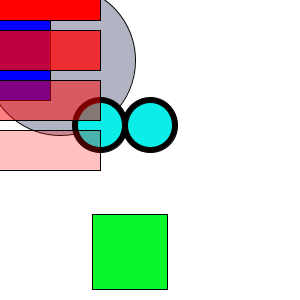
Frame 1 (no input)
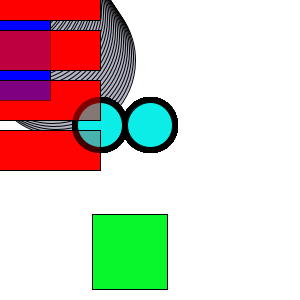
Frame 60 (the mouse pressed at the canvas centre just before this capture)
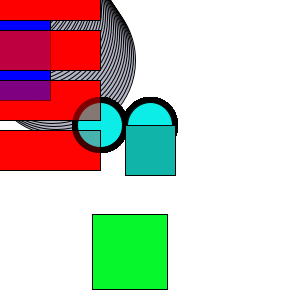
Frame 120 (the mouse held since frame 60 and released just before this capture)

The Processing sketch that drew these frames (run headless with seeded random() and noise(); from frame 60 on, the mouse is pressed at the canvas centre):

// Processing sketch: processing_174344
// ── processing_174344.pde

int circleA = 60;
int circleB = 60;
int speed = -1;
int bodyX = 150;
void setup() {
background(255);
size(300,300);
noStroke();
}

void draw() {
stroke(0);
fill(#B2B4C4); // color of the boxes
ellipseMode(CENTER);
ellipse(circleB,circleA,150,150); //alien head
fill(#07F72D);
rectMode(CENTER);
 circleA = circleA + speed;
  if (circleA > height || circleA < 0) 
  speed = speed * -1; // reverse course
  // Display the circle at x location
  // What will this do? 
  

rect(130,252,75,75);

fill(0); // eye color //black color
ellipseMode(CENTER);
ellipse(100,125,55,55); // black eye
ellipseMode(CENTER);
ellipse(150,125,55,55); // black eye
fill(#0CEDE7); // blue color
ellipseMode(CENTER);
ellipse(100,125,45,45);
ellipseMode(CENTER);
ellipse(150,125,45,45);

println ("Take me to your leader");


fill(175);
rectMode(CENTER);
fill(#10B4A8);
rect(mouseX,mouseY,50,50);

fill(0,0,255); // 100% opacity
rect(0,0,100,200);

fill(255,0,0,255); //100% opacity
rect(0,0,200,40);

fill(255,0,0,191);// 75% opacity
rect(0,50,200,40);

fill(255,0,0,127); //50% opacity
rect(0,100,200,40);

fill(255,0,0,63);// 25% opacity
rect(0,150,200,40);
circleA = circleA -2;
 circleB = circleB -2;
 bodyX = bodyX -1;

}
